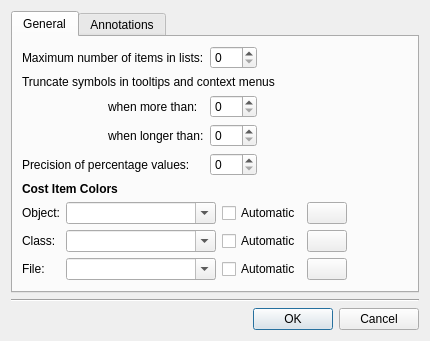
<?xml version="1.0" encoding="UTF-8"?>
<ui version="4.0">
 <class>ConfigDlgBase</class>
 <widget class="QDialog" name="ConfigDlgBase">
  <property name="geometry">
   <rect>
    <x>0</x>
    <y>0</y>
    <width>394</width>
    <height>328</height>
   </rect>
  </property>
  <property name="windowTitle">
   <string>Configuration</string>
  </property>
  <layout class="QVBoxLayout" name="verticalLayout">
   <item>
    <widget class="QTabWidget" name="tabWidget2">
     <property name="currentIndex">
      <number>0</number>
     </property>
     <widget class="QWidget" name="tab1">
      <attribute name="title">
       <string>General</string>
      </attribute>
      <layout class="QGridLayout" name="gridLayout_2">
       <item row="0" column="0">
        <layout class="QGridLayout" name="gridLayout">
         <item row="0" column="0">
          <layout class="QGridLayout">
           <item row="0" column="0" colspan="2">
            <widget class="QLabel" name="TextLabel5">
             <property name="text">
              <string>Maximum number of items in lists:</string>
             </property>
             <property name="wordWrap">
              <bool>false</bool>
             </property>
            </widget>
           </item>
           <item row="1" column="0" colspan="4">
            <widget class="QLabel" name="TextLabel3">
             <property name="text">
              <string>Truncate symbols in tooltips and context menus</string>
             </property>
             <property name="wordWrap">
              <bool>false</bool>
             </property>
            </widget>
           </item>
           <item row="2" column="0">
            <spacer name="Spacer6_2_2_2">
             <property name="orientation">
              <enum>Qt::Horizontal</enum>
             </property>
             <property name="sizeType">
              <enum>QSizePolicy::Fixed</enum>
             </property>
             <property name="sizeHint" stdset="0">
              <size>
               <width>16</width>
               <height>20</height>
              </size>
             </property>
            </spacer>
           </item>
           <item row="2" column="1">
            <widget class="QLabel" name="TextLabel2">
             <property name="text">
              <string>when more than:</string>
             </property>
             <property name="wordWrap">
              <bool>true</bool>
             </property>
            </widget>
           </item>
           <item row="3" column="1">
            <widget class="QLabel" name="TextLabel2_2">
             <property name="text">
              <string>when longer than:</string>
             </property>
             <property name="wordWrap">
              <bool>true</bool>
             </property>
            </widget>
           </item>
           <item row="4" column="0" colspan="2">
            <widget class="QLabel" name="TextLabel4_3">
             <property name="text">
              <string>Precision of percentage values:</string>
             </property>
             <property name="wordWrap">
              <bool>false</bool>
             </property>
            </widget>
           </item>
           <item row="0" column="3">
            <spacer name="horizontalSpacer_2">
             <property name="orientation">
              <enum>Qt::Horizontal</enum>
             </property>
             <property name="sizeHint" stdset="0">
              <size>
               <width>0</width>
               <height>20</height>
              </size>
             </property>
            </spacer>
           </item>
           <item row="4" column="2">
            <widget class="KIntSpinBox" name="precisionEdit">
             <property name="maximum">
              <number>10</number>
             </property>
            </widget>
           </item>
           <item row="3" column="2">
            <widget class="KIntSpinBox" name="symbolLength">
             <property name="maximum">
              <number>999</number>
             </property>
            </widget>
           </item>
           <item row="2" column="2">
            <widget class="KIntSpinBox" name="symbolCount">
             <property name="maximum">
              <number>999</number>
             </property>
            </widget>
           </item>
           <item row="0" column="2">
            <widget class="KIntSpinBox" name="maxListEdit">
             <property name="toolTip">
              <string>The Maximum Number of List Items should be below 500.</string>
             </property>
             <property name="maximum">
              <number>499</number>
             </property>
            </widget>
           </item>
          </layout>
         </item>
         <item row="1" column="0">
          <widget class="QLabel" name="TextLabel1">
           <property name="font">
            <font>
             <weight>75</weight>
             <bold>true</bold>
            </font>
           </property>
           <property name="frameShape">
            <enum>QFrame::NoFrame</enum>
           </property>
           <property name="frameShadow">
            <enum>QFrame::Plain</enum>
           </property>
           <property name="text">
            <string>Cost Item Colors</string>
           </property>
           <property name="wordWrap">
            <bool>false</bool>
           </property>
          </widget>
         </item>
         <item row="2" column="0">
          <layout class="QGridLayout">
           <property name="margin">
            <number>0</number>
           </property>
           <property name="spacing">
            <number>6</number>
           </property>
           <item row="2" column="2">
            <widget class="QCheckBox" name="fileCheck">
             <property name="text">
              <string>Automatic</string>
             </property>
            </widget>
           </item>
           <item row="0" column="0">
            <widget class="QLabel" name="TextLabel4">
             <property name="text">
              <string>Object:</string>
             </property>
             <property name="wordWrap">
              <bool>false</bool>
             </property>
            </widget>
           </item>
           <item row="1" column="0">
            <widget class="QLabel" name="TextLabel4_2_2">
             <property name="text">
              <string>Class:</string>
             </property>
             <property name="wordWrap">
              <bool>false</bool>
             </property>
            </widget>
           </item>
           <item row="2" column="3">
            <widget class="KColorButton" name="fileColor">
             <property name="text">
              <string/>
             </property>
            </widget>
           </item>
           <item row="1" column="2">
            <widget class="QCheckBox" name="classCheck">
             <property name="text">
              <string>Automatic</string>
             </property>
            </widget>
           </item>
           <item row="0" column="3">
            <widget class="KColorButton" name="objectColor">
             <property name="text">
              <string/>
             </property>
            </widget>
           </item>
           <item row="0" column="2">
            <widget class="QCheckBox" name="objectCheck">
             <property name="text">
              <string>Automatic</string>
             </property>
            </widget>
           </item>
           <item row="2" column="0">
            <widget class="QLabel" name="TextLabel4_2">
             <property name="text">
              <string>File:</string>
             </property>
             <property name="wordWrap">
              <bool>false</bool>
             </property>
            </widget>
           </item>
           <item row="1" column="3">
            <widget class="KColorButton" name="classColor">
             <property name="text">
              <string/>
             </property>
            </widget>
           </item>
           <item row="0" column="4">
            <spacer name="horizontalSpacer">
             <property name="orientation">
              <enum>Qt::Horizontal</enum>
             </property>
             <property name="sizeType">
              <enum>QSizePolicy::MinimumExpanding</enum>
             </property>
             <property name="sizeHint" stdset="0">
              <size>
               <width>0</width>
               <height>20</height>
              </size>
             </property>
            </spacer>
           </item>
           <item row="0" column="1">
            <widget class="KComboBox" name="objectCombo">
             <property name="minimumSize">
              <size>
               <width>150</width>
               <height>0</height>
              </size>
             </property>
             <property name="editable">
              <bool>true</bool>
             </property>
            </widget>
           </item>
           <item row="1" column="1">
            <widget class="KComboBox" name="classCombo">
             <property name="editable">
              <bool>true</bool>
             </property>
            </widget>
           </item>
           <item row="2" column="1">
            <widget class="KComboBox" name="fileCombo">
             <property name="editable">
              <bool>true</bool>
             </property>
            </widget>
           </item>
          </layout>
         </item>
        </layout>
       </item>
       <item row="1" column="0">
        <spacer name="verticalSpacer">
         <property name="orientation">
          <enum>Qt::Vertical</enum>
         </property>
         <property name="sizeType">
          <enum>QSizePolicy::MinimumExpanding</enum>
         </property>
         <property name="sizeHint" stdset="0">
          <size>
           <width>20</width>
           <height>0</height>
          </size>
         </property>
        </spacer>
       </item>
      </layout>
     </widget>
     <widget class="QWidget" name="tab2">
      <attribute name="title">
       <string>Annotations</string>
      </attribute>
      <layout class="QVBoxLayout">
       <item>
        <layout class="QHBoxLayout">
         <item>
          <widget class="QLabel" name="TextLabel4_3_2">
           <property name="text">
            <string>Context lines in annotations:</string>
           </property>
           <property name="wordWrap">
            <bool>false</bool>
           </property>
          </widget>
         </item>
         <item>
          <widget class="KIntSpinBox" name="contextEdit"/>
         </item>
        </layout>
       </item>
       <item>
        <widget class="QLabel" name="TextLabel1_2">
         <property name="font">
          <font>
           <weight>75</weight>
           <bold>true</bold>
          </font>
         </property>
         <property name="text">
          <string>Source Folders</string>
         </property>
         <property name="wordWrap">
          <bool>false</bool>
         </property>
        </widget>
       </item>
       <item>
        <layout class="QGridLayout">
         <item row="0" column="1">
          <layout class="QVBoxLayout">
           <item>
            <widget class="KPushButton" name="addDirButton">
             <property name="text">
              <string>Add</string>
             </property>
            </widget>
           </item>
           <item>
            <widget class="KPushButton" name="deleteDirButton">
             <property name="text">
              <string>Delete</string>
             </property>
            </widget>
           </item>
           <item>
            <spacer name="Spacer5">
             <property name="orientation">
              <enum>Qt::Vertical</enum>
             </property>
             <property name="sizeType">
              <enum>QSizePolicy::Expanding</enum>
             </property>
             <property name="sizeHint" stdset="0">
              <size>
               <width>16</width>
               <height>49</height>
              </size>
             </property>
            </spacer>
           </item>
          </layout>
         </item>
         <item row="0" column="0">
          <widget class="QTreeWidget" name="dirList">
           <property name="minimumSize">
            <size>
             <width>300</width>
             <height>0</height>
            </size>
           </property>
           <property name="editTriggers">
            <set>QAbstractItemView::NoEditTriggers</set>
           </property>
           <property name="showDropIndicator" stdset="0">
            <bool>false</bool>
           </property>
           <column>
            <property name="text">
             <string>Object / Related Source Base</string>
            </property>
           </column>
          </widget>
         </item>
        </layout>
       </item>
      </layout>
     </widget>
    </widget>
   </item>
   <item>
    <widget class="Line" name="line">
     <property name="orientation">
      <enum>Qt::Horizontal</enum>
     </property>
    </widget>
   </item>
   <item>
    <widget class="KDialogButtonBox" name="buttonBox">
     <property name="standardButtons">
      <set>QDialogButtonBox::Cancel|QDialogButtonBox::Ok</set>
     </property>
    </widget>
   </item>
  </layout>
 </widget>
 <customwidgets>
  <customwidget>
   <class>KIntSpinBox</class>
   <extends>QSpinBox</extends>
   <header>knuminput.h</header>
  </customwidget>
  <customwidget>
   <class>KDialogButtonBox</class>
   <extends>QDialogButtonBox</extends>
   <header>kdialogbuttonbox.h</header>
  </customwidget>
  <customwidget>
   <class>KPushButton</class>
   <extends>QPushButton</extends>
   <header>kpushbutton.h</header>
  </customwidget>
  <customwidget>
   <class>KComboBox</class>
   <extends>QComboBox</extends>
   <header>kcombobox.h</header>
  </customwidget>
  <customwidget>
   <class>KColorButton</class>
   <extends>QPushButton</extends>
   <header>kcolorbutton.h</header>
  </customwidget>
 </customwidgets>
 <tabstops>
  <tabstop>tabWidget2</tabstop>
  <tabstop>objectCombo</tabstop>
  <tabstop>objectCheck</tabstop>
  <tabstop>objectColor</tabstop>
  <tabstop>classCombo</tabstop>
  <tabstop>classCheck</tabstop>
  <tabstop>classColor</tabstop>
  <tabstop>fileCombo</tabstop>
  <tabstop>fileCheck</tabstop>
  <tabstop>fileColor</tabstop>
  <tabstop>buttonBox</tabstop>
  <tabstop>dirList</tabstop>
 </tabstops>
 <connections>
  <connection>
   <sender>classCheck</sender>
   <signal>toggled(bool)</signal>
   <receiver>classColor</receiver>
   <slot>setDisabled(bool)</slot>
   <hints>
    <hint type="sourcelabel">
     <x>20</x>
     <y>20</y>
    </hint>
    <hint type="destinationlabel">
     <x>20</x>
     <y>20</y>
    </hint>
   </hints>
  </connection>
  <connection>
   <sender>fileCheck</sender>
   <signal>toggled(bool)</signal>
   <receiver>fileColor</receiver>
   <slot>setDisabled(bool)</slot>
   <hints>
    <hint type="sourcelabel">
     <x>20</x>
     <y>20</y>
    </hint>
    <hint type="destinationlabel">
     <x>20</x>
     <y>20</y>
    </hint>
   </hints>
  </connection>
  <connection>
   <sender>objectCheck</sender>
   <signal>toggled(bool)</signal>
   <receiver>objectColor</receiver>
   <slot>setDisabled(bool)</slot>
   <hints>
    <hint type="sourcelabel">
     <x>20</x>
     <y>20</y>
    </hint>
    <hint type="destinationlabel">
     <x>20</x>
     <y>20</y>
    </hint>
   </hints>
  </connection>
 </connections>
</ui>
